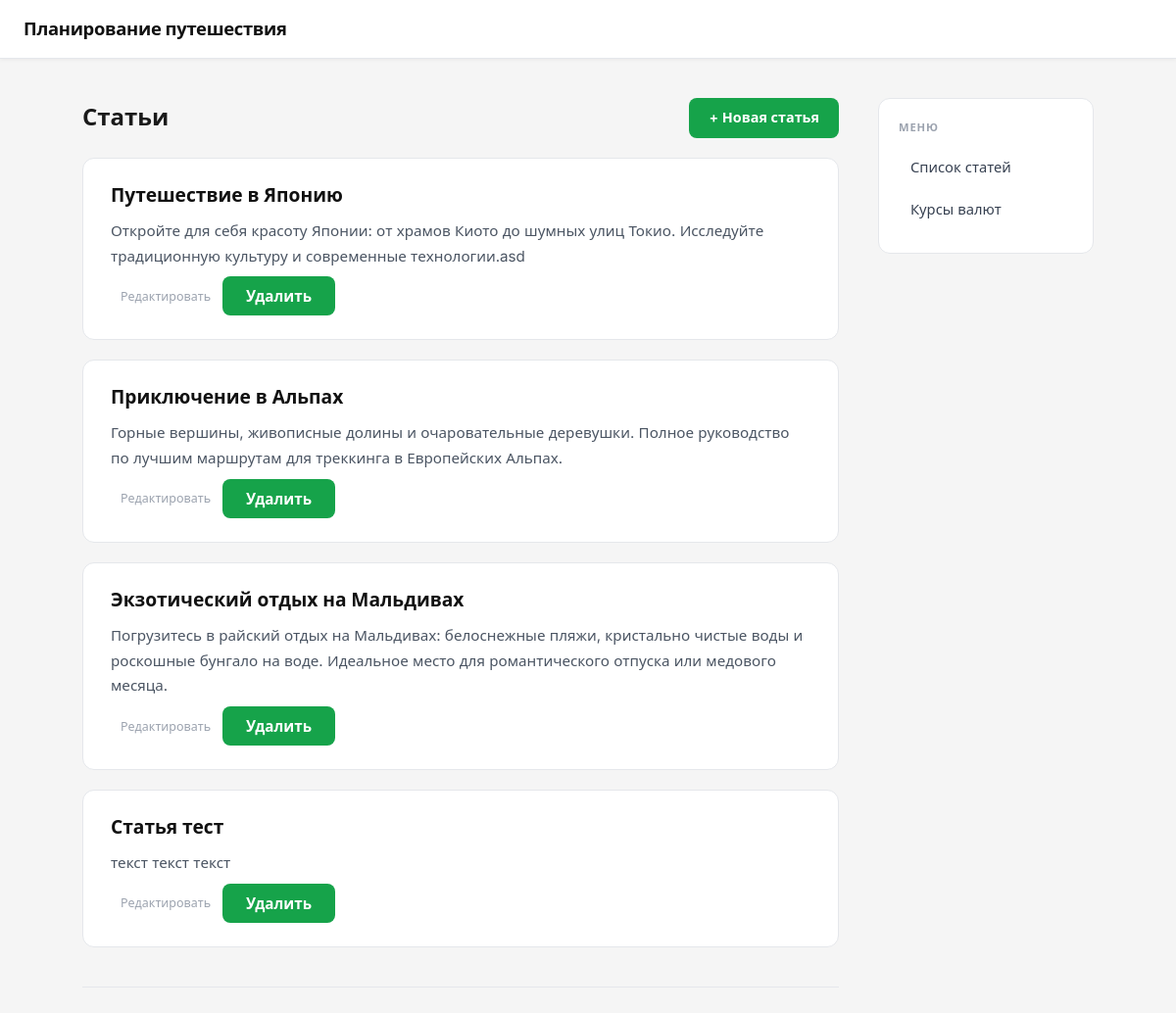
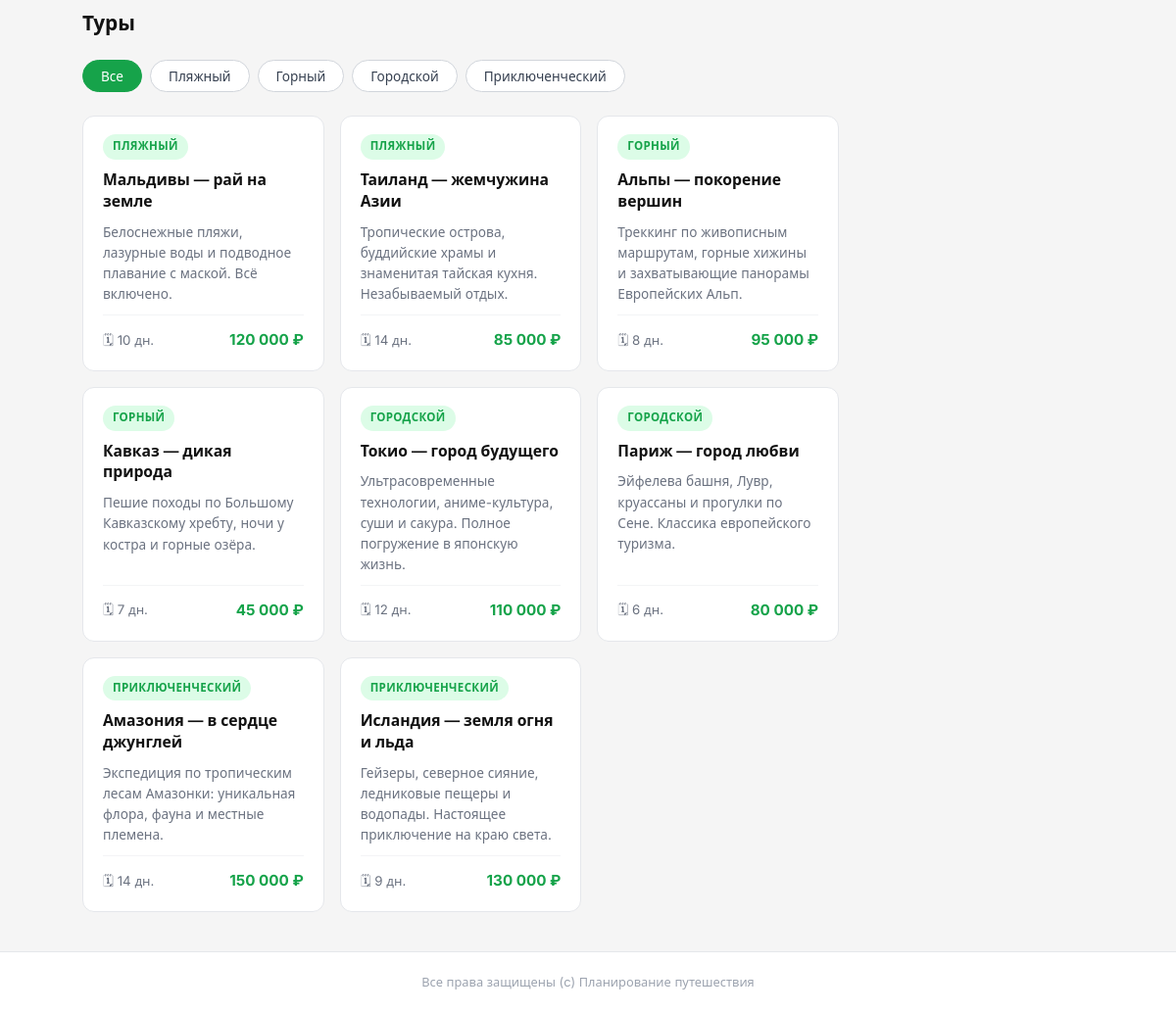
Screenshot of /coursework/index.php with the database file from the repository (2 pictures, top to bottom).
### tables this page shows
CREATE TABLE articles (
    id INTEGER PRIMARY KEY AUTOINCREMENT,
    author_id INTEGER NOT NULL,
    name TEXT NOT NULL,
    text TEXT NOT NULL,
    created_at TEXT NOT NULL DEFAULT CURRENT_TIMESTAMP,
    FOREIGN KEY (author_id) REFERENCES users(id)
);

CREATE TABLE tour_tags (
    id INTEGER PRIMARY KEY AUTOINCREMENT,
    name TEXT NOT NULL UNIQUE,
    label TEXT NOT NULL
);

### coursework/src/MyProject/Controllers/MainController.php (called while the page is built, shortened)
<?php
class MainController
{
    private $view;
    public function __construct()
    {
        $this->view = new View(__DIR__ . '/../../../templates');
    }
    public function main()
    {
        $articles = Article::findAll();
        $tours = Tour::findAllWithTags();
        $tags = TourTag::findAll();
        $this->view->renderHtml('main/main.php', [
            'articles' => $articles,
            'tours'    => $tours,
            'tags'     => $tags,
        ]);
    }
}

### coursework/src/settings.php (called while the page is built)
<?php
return [
    'db' => [
        'driver' => 'sqlite',
        'dbname' => 'database.db',
    ],
];

### coursework/src/MyProject/Services/Db.php (called while the page is built, shortened)
<?php
class Db
{
    private $pdo;
    private static $instance;
    private function __construct()
    {
        $dbOptions = (require __DIR__ . '/../../settings.php')['db'];
        $dbPath = __DIR__ . '/../../' . $dbOptions['dbname'];
        $this->pdo = new \PDO(
            'sqlite:' . $dbPath,
            null,
            null,
            [
                \PDO::ATTR_ERRMODE => \PDO::ERRMODE_EXCEPTION,
                \PDO::ATTR_DEFAULT_FETCH_MODE => \PDO::FETCH_ASSOC,
            ]
        );
        $sqlFile = __DIR__ . '/../../../database.sql';
        if (file_exists($sqlFile)) {
            $sql = file_get_contents($sqlFile);
            $this->pdo->exec($sql);
        }
    }
    public function query(string $sql, $params = [], string $className = \stdClass::class): ?array
    {
        $sth = $this->pdo->prepare($sql);
        $result = $sth->execute($params);
        if ($className !== \stdClass::class) {
            $sth->setFetchMode(\PDO::FETCH_CLASS, $className);
        }
        return $sth->fetchAll();
    }
    public static function getInstance(): self
    {
        if (self::$instance === null) {
            self::$instance = new self();
        }
        return self::$instance;
    }
}

### coursework/src/MyProject/Models/ActiveRecordEntity.php (called while the page is built, shortened)
<?php
abstract class ActiveRecordEntity
{
    protected $id;
    public function getId(): int
    {
        return $this->id;
    }
    private function underscoreToCamelCase(string $source): string
    {
        return lcfirst(str_replace('_', '', ucwords($source, '_')));
    }
    public static function findAll(): array
    {
        $db = Db::getInstance();
        return $db->query('SELECT * FROM `' . static::getTableName() . '`;', [], static::class);
    }
}

### coursework/src/MyProject/Models/Articles/Article.php (called while the page is built, shortened)
<?php
class Article extends ActiveRecordEntity
{
    protected $name;
    protected $text;
    public function getName(): string
    {
        return $this->name;
    }
    public function getText(): string
    {
        return $this->text;
    }
    protected static function getTableName(): string
    {
        return 'articles';
    }
}

### coursework/src/MyProject/Models/Tours/TourTag.php (called while the page is built, shortened)
<?php
class TourTag extends ActiveRecordEntity
{
    protected $name;
    protected $label;
    public function getName(): string
    {
        return $this->name;
    }
    public function getLabel(): string
    {
        return $this->label;
    }
    protected static function getTableName(): string
    {
        return 'tour_tags';
    }
}

### coursework/src/MyProject/Models/Tours/Tour.php (called while the page is built, shortened)
<?php
class Tour extends ActiveRecordEntity
{
    protected $name;
    protected $description;
    protected $price;
    protected $durationDays;
    protected $tagName;
    protected $tagLabel;
    public function getName(): string
    {
        return $this->name;
    }
    public function getDescription(): string
    {
        return $this->description;
    }
    public function getPrice(): int
    {
        return $this->price;
    }
    public function getDurationDays(): int
    {
        return $this->durationDays;
    }
    public function getTagName(): string
    {
        return $this->tagName ?? '';
    }
    public function getTagLabel(): string
    {
        return $this->tagLabel ?? '';
    }
    public static function findAllWithTags(): array
    {
        $db = \MyProject\Services\Db::getInstance();
        return $db->query(
            'SELECT tours.*, tour_tags.name AS tag_name, tour_tags.label AS tag_label
             FROM tours
             JOIN tour_tags ON tours.tag_id = tour_tags.id
             ORDER BY tour_tags.id, tours.id;',
            [],
            static::class
        );
    }
}

### coursework/templates/main/main.php (the view, shortened to what this page needs)
<?php
include __DIR__ . '/../header.php';
?>
<div style="display:flex;justify-content:space-between;align-items:center;margin-bottom:20px;">
    <h2 style="margin:0;">Статьи</h2>
    <a href="/coursework/articles/add" class="btn-primary">+ Новая статья</a>
</div>
<?php foreach ($articles as $article): ?>
    <article class="article-preview">
        <h2>
            <a href="/coursework/articles/<?= $article->getId() ?>">
                <?= htmlspecialchars($article->getName(), ENT_QUOTES, 'UTF-8') ?>
            </a>
        </h2>
        <p><?= nl2br(htmlspecialchars($article->getText(), ENT_QUOTES, 'UTF-8')) ?></p>
        <div style="display:flex;gap:12px;margin-top:8px;">
            <a href="/coursework/article/<?= $article->getId() ?>/edit" class="edit-link">Редактировать</a>
            <form method="post" action="/coursework/articles/<?= $article->getId() ?>/delete"
                  onsubmit="return confirm('Удалить статью?')" style="margin:0;">
                <button type="submit" class="btn-danger">Удалить</button>
            </form>
        </div>
    </article>
<?php endforeach; ?>
<section class="tours-section">
    <h2 class="tours-title">Туры</h2>
    <?php if (!empty($tags)): ?>
        <div class="tours-tabs" role="tablist">
            <button class="tours-tab active" role="tab" data-tag="all" aria-selected="true">Все</button>
            <?php foreach ($tags as $tag): ?>
                <button class="tours-tab" role="tab"
                    data-tag="<?= htmlspecialchars($tag->getName(), ENT_QUOTES, 'UTF-8') ?>"
                    aria-selected="false">
                    <?= htmlspecialchars($tag->getLabel(), ENT_QUOTES, 'UTF-8') ?>
                </button>
            <?php endforeach; ?>
        </div>
    <?php endif; ?>
    <div class="tours-grid">
        <?php foreach ($tours as $tour): ?>
            <div class="tour-card"
                data-tag="<?= htmlspecialchars($tour->getTagName(), ENT_QUOTES, 'UTF-8') ?>">
                <div class="tour-card__tag">
                    <?= htmlspecialchars($tour->getTagLabel(), ENT_QUOTES, 'UTF-8') ?>
                </div>
                <h3 class="tour-card__name">
                    <?= htmlspecialchars($tour->getName(), ENT_QUOTES, 'UTF-8') ?>
                </h3>
                <p class="tour-card__desc">
                    <?= htmlspecialchars($tour->getDescription(), ENT_QUOTES, 'UTF-8') ?>
                </p>
                <div class="tour-card__meta">
                    <span class="tour-card__duration">
                        <?= (int)$tour->getDurationDays() ?> дн.
                    </span>
                    <span class="tour-card__price">
                        <?= number_format((int)$tour->getPrice(), 0, '.', ' ') ?> ₽
                    </span>
                </div>
            </div>
        <?php endforeach; ?>
    </div>
</section>
<?php include __DIR__ . '/../footer.php'; ?>

### coursework/index.php (shortened to what this page needs)
<?php
spl_autoload_register(static function (string $className): void {
    $prefix = 'MyProject\\';
    $relativePath = substr($className, strlen($prefix));
    $fileName = __DIR__ . '/src/MyProject/' . str_replace('\\', '/', $relativePath) . '.php';
});
$routes = require __DIR__ . '/src/routes.php';
$path = parse_url($_SERVER['REQUEST_URI'] ?? '/', PHP_URL_PATH) ?? '/';
$scriptName = $_SERVER['SCRIPT_NAME'] ?? '';
$basePath = str_replace('\\', '/', dirname($scriptName));
if ($basePath !== '/' && $basePath !== '.') {
    if (str_starts_with($path, $basePath)) {
        $path = substr($path, strlen($basePath)) ?: '/';
    }
}
$path = ltrim($path, '/');
if ($path === 'index.php') {
    $path = '';
}
foreach ($routes as $pattern => [$controllerClass, $actionName]) {
    if (preg_match($pattern, $path, $matches) !== 1) {
        continue;
    }
    array_shift($matches);
    $arguments = array_map(static function ($value) {
        if (is_string($value) && ctype_digit($value)) {
            return (int) $value;
        }
        return $value;
    }, $matches);
    $controller = new $controllerClass();
    $controller->$actionName(...$arguments);
    return;
}

### coursework/style.css (style rules this page uses)
*, *::before, *::after { box-sizing: border-box; margin: 0; padding: 0; }
html { font-size: 16px; scroll-behavior: smooth; }
body { font-family: 'Inter', 'Segoe UI', system-ui, sans-serif; background: #f5f5f5; color: #1a1a1a; line-height: 1.7; min-height: 100vh; }
.article-preview { background: #fff; border: 1px solid #e5e7eb; border-radius: 12px; padding: 24px 28px; margin-bottom: 20px; transition: box-shadow .2s; }
.article-preview h2 { font-size: 1.2rem; font-weight: 600; margin-bottom: 10px; line-height: 1.4; }
.article-preview h2 a { color: #111; text-decoration: none; }
.edit-link { font-size: 0.78rem; font-weight: 400; color: #9ca3af !important; margin-left: 10px; align-self: center; text-decoration: none; }
.article-preview p { color: #4b5563; font-size: 0.95rem; }
form button[type="submit"] { align-self: flex-start; padding: 10px 24px; background: #16a34a; color: #fff; border: none; border-radius: 8px; font-family: inherit; font-size: 0.95rem; font-weight: 600; cursor: pointer; transition: background .2s; }
.btn-primary { display: inline-block; padding: 8px 20px; background: #16a34a; color: #fff !important; border-radius: 8px; text-decoration: none; font-size: 0.9rem; font-weight: 600; transition: background .2s; }
.btn-danger { padding: 6px 14px; background: #fff; color: #dc2626; border: 1.5px solid #dc2626; border-radius: 8px; font-family: inherit; font-size: 0.85rem; font-weight: 600; cursor: pointer; transition: background .15s, color .15s; }
a { color: #16a34a; }
.tours-section { margin-top: 40px; padding-top: 32px; border-top: 1px solid #e5e7eb; }
.tours-title { font-size: 1.3rem; font-weight: 700; margin-bottom: 20px; color: #111; }
.tours-tabs { display: flex; flex-wrap: wrap; gap: 8px; margin-bottom: 24px; }
.tours-tab { padding: 6px 18px; border: 1.5px solid #d1d5db; border-radius: 999px; background: #fff; color: #374151; cursor: pointer; font-family: inherit; font-size: 0.85rem; font-weight: 500; transition: border-color .15s, background .15s, color .15s; }
.tours-tab.active { background: #16a34a; border-color: #16a34a; color: #fff; }
.tours-grid { display: grid; grid-template-columns: repeat(auto-fill, minmax(230px, 1fr)); gap: 16px; }
.tour-card { background: #fff; border: 1px solid #e5e7eb; border-radius: 12px; padding: 18px 20px; display: flex; flex-direction: column; gap: 10px; transition: box-shadow .2s, transform .15s; }
.tour-card__tag { display: inline-block; font-size: 0.72rem; font-weight: 600; padding: 3px 10px; border-radius: 999px; background: #dcfce7; color: #16a34a; letter-spacing: .03em; text-transform: uppercase; align-self: flex-start; }
.tour-card__name { font-size: 0.98rem; font-weight: 600; color: #111; line-height: 1.4; }
.tour-card__desc { font-size: 0.85rem; color: #6b7280; flex: 1; line-height: 1.55; }
.tour-card__meta { display: flex; justify-content: space-between; align-items: center; font-size: 0.83rem; color: #6b7280; border-top: 1px solid #f3f4f6; padding-top: 12px; margin-top: auto; }
.tour-card__duration::before { content: '🗓 '; }
.tour-card__price { font-weight: 700; font-size: 0.95rem; color: #16a34a; }

### rows the page displays
articles: name "Путешествие в Японию", text "Откройте для себя красоту Японии: от храмов Киото до шумных улиц Токио. Исследуйте традиционную культуру и современные технологии.asd"
articles: name "Приключение в Альпах", text "Горные вершины, живописные долины и очаровательные деревушки. Полное руководство по лучшим маршрутам для треккинга в Европейских Альпах."
articles: name "Экзотический отдых на Мальдивах", text "Погрузитесь в райский отдых на Мальдивах: белоснежные пляжи, кристально чистые воды и роскошные бунгало на воде. Идеальное место для романтического отпуска или медового месяца."
articles: name "Статья тест", text "текст текст текст"
tour_tags: label "Пляжный"
tour_tags: label "Горный"
tour_tags: label "Городской"
tour_tags: label "Приключенческий"

### other values shown
$tour->getTagLabel() "ПЛЯЖНЫЙ"
$tour->getName() "Мальдивы — рай на земле"
$tour->getDescription() "Белоснежные пляжи, лазурные воды и подводное плавание с маской. Всё включено."
$tour->getDurationDays() "10"
$tour->getPrice() "120 000"
$tour->getName() "Таиланд — жемчужина Азии"
$tour->getDescription() "Тропические острова, буддийские храмы и знаменитая тайская кухня. Незабываемый отдых."
$tour->getDurationDays() "14"
$tour->getPrice() "85 000"
$tour->getTagLabel() "ГОРНЫЙ"
$tour->getName() "Альпы — покорение вершин"
$tour->getDescription() "Треккинг по живописным маршрутам, горные хижины и захватывающие панорамы Европейских Альп."
$tour->getDurationDays() "8"
$tour->getPrice() "95 000"
$tour->getName() "Кавказ — дикая природа"
